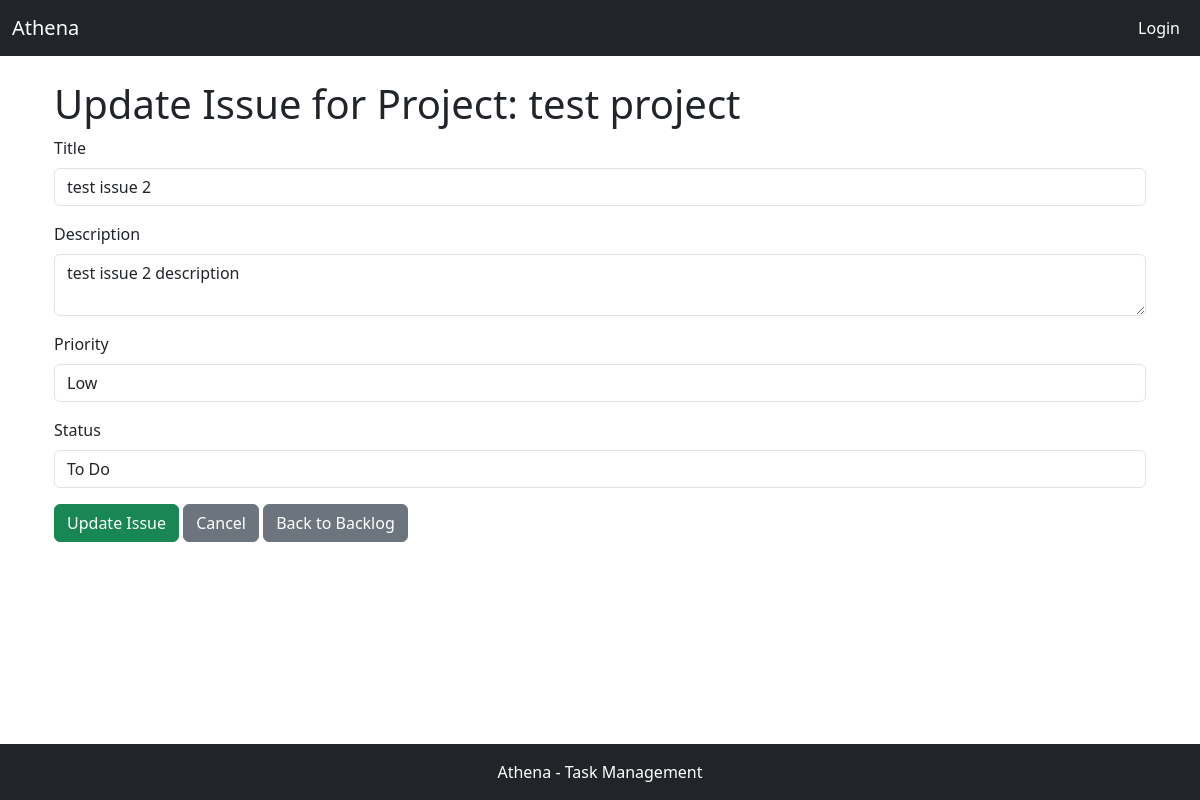
Page /tickets/issue/update/1/ on the committed database.
### apps/tickets/models.py (models this page shows, shortened)
class Issue(models.Model):
    STATUS_CHOICES = [
        ("TODO", "To Do"),
        ("IN_PROGRESS", "In Progress"),
        ("DONE", "Done"),
    ]
    PRIORITY_CHOICES = [
        ("LOW", "Low"),
        ("MEDIUM", "Medium"),
        ("HIGH", "High"),
    ]
    title = models.CharField(max_length=200)
    description = models.TextField()
    priority = models.CharField(
        max_length=12,
        choices=PRIORITY_CHOICES,
        default="Medium",
        null=False,
        blank=False,  # Ensure that blank or null values are not allowed
    )
    status = models.CharField(
        max_length=12,
        choices=STATUS_CHOICES,
        default="TODO",
        null=False,
        blank=False,  # Ensure that blank or null values are not allowed
    )
    project = models.ForeignKey(Project, on_delete=models.CASCADE)
    created_at = models.DateTimeField(auto_now_add=True)
    updated_at = models.DateTimeField(auto_now=True)

class Project(models.Model):
    name = models.CharField(max_length=200)
    description = models.TextField()

### apps/tickets/views.py (the view)
# urls.py: path('issue/update/<int:issue_id>/', views.issue_update_view, name='issue_update_view'),
def issue_update_view(request, issue_id):
    issue = Issue.objects.get(id=issue_id)
    form = IssueForm(request.POST or None, instance=issue)
    if form.is_valid():
        form.save()
    return render(request, 'tickets/issue_update.html', {'form': form})

### apps/tickets/forms.py
class IssueForm(forms.ModelForm):
    class Meta:
        model = Issue
        fields = ['title', 'description', 'priority', 'status']  # Exclude 'project'
    def __init__(self, *args, **kwargs):
        super(IssueForm, self).__init__(*args, **kwargs)
        if 'project' in kwargs:
            self.fields['project'] = forms.ModelChoiceField(queryset=Project.objects.all(), widget=forms.HiddenInput(), initial=kwargs['project'])

### apps/tickets/templates/tickets/issue_update.html (shortened to what this page needs)
{% extends "base.html" %}
{% block content %}
<div class="container mt-4">
    <h1>Update Issue for Project: {{ form.instance.project.name }}</h1>
    <form method="post">
        <div class="mb-3">
            <label for="id_title" class="form-label">Title</label>
            <input type="text" name="title" id="id_title" class="form-control" value="{{ form.instance.title }}" required>
        </div>
        <div class="mb-3">
            <label for="id_description" class="form-label">Description</label>
            <textarea name="description" id="id_description" class="form-control" required>{{ form.instance.description }}</textarea>
        </div>
        <div class="mb-3">
            <label for="id_priority" class="form-label">Priority</label>
            <select name="priority" id="id_priority" class="form-control" required>
                {% for value, display in form.priority.field.choices %}
                    <option value="{{ value }}" {% if value == form.instance.priority %}selected{% endif %}>{{ display }}</option>
                {% endfor %}
            </select>
        </div>
        <div class="mb-3">
            <label for="id_status" class="form-label">Status</label>
            <select name="status" id="id_status" class="form-control" required>
                {% for value, display in form.status.field.choices %}
                    <option value="{{ value }}" {% if value == form.instance.status %}selected{% endif %}>{{ display }}</option>
                {% endfor %}
            </select>
        </div>
        <button type="submit" class="btn btn-success">Update Issue</button>
        <a href="{% url 'issue_detail_view' form.instance.id %}" class="btn btn-secondary">Cancel</a>
        <a href="{% url 'backlog_view' form.instance.project.id %}" class="btn btn-secondary">Back to Backlog</a>
    </form>
</div>
{% endblock %}

### rows in the picture
Issue: instance.project.name "test project", title "test issue 2", description "test issue 2 description", status "To Do"

### other values in the picture
form field priority "Low"
